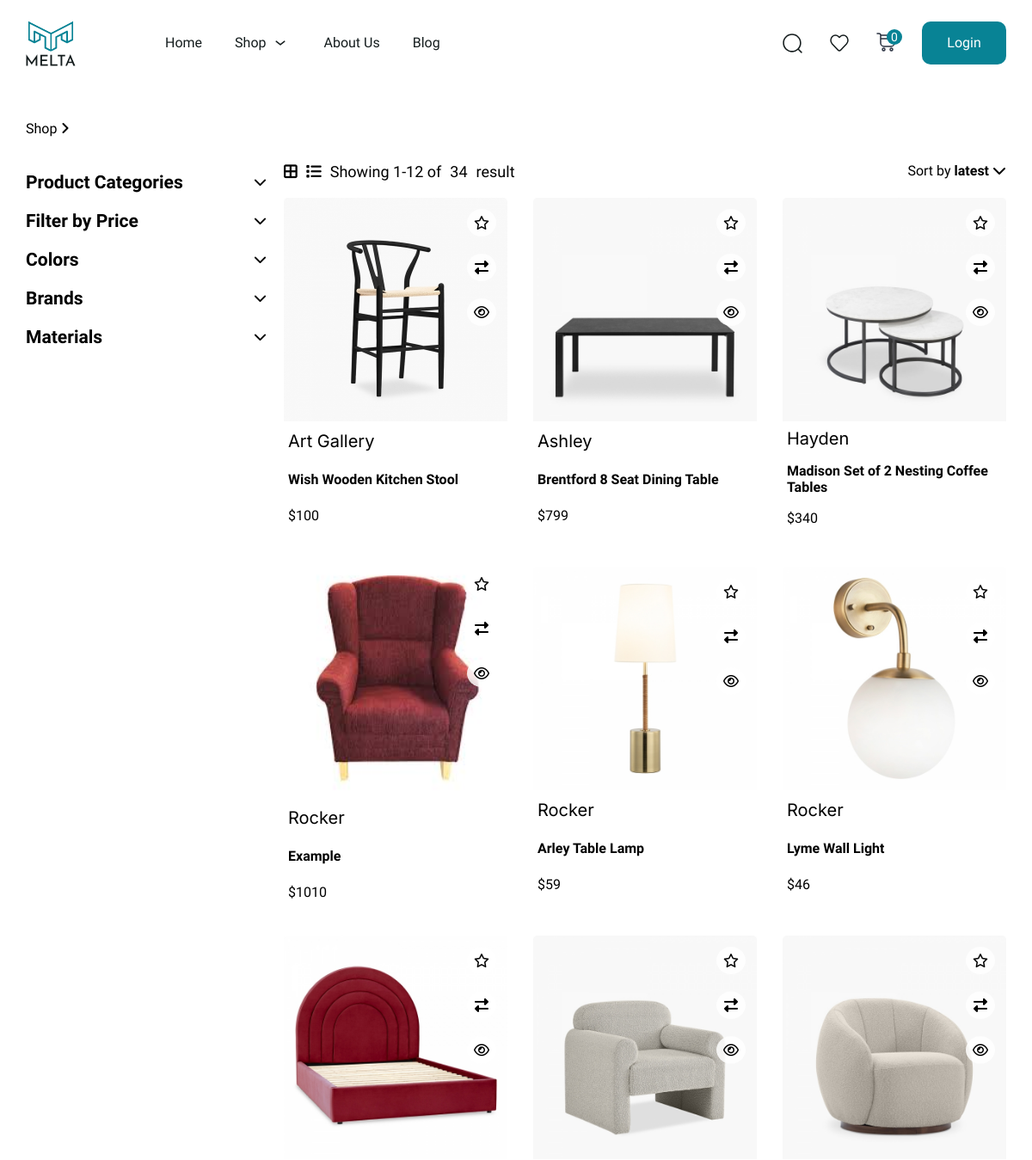
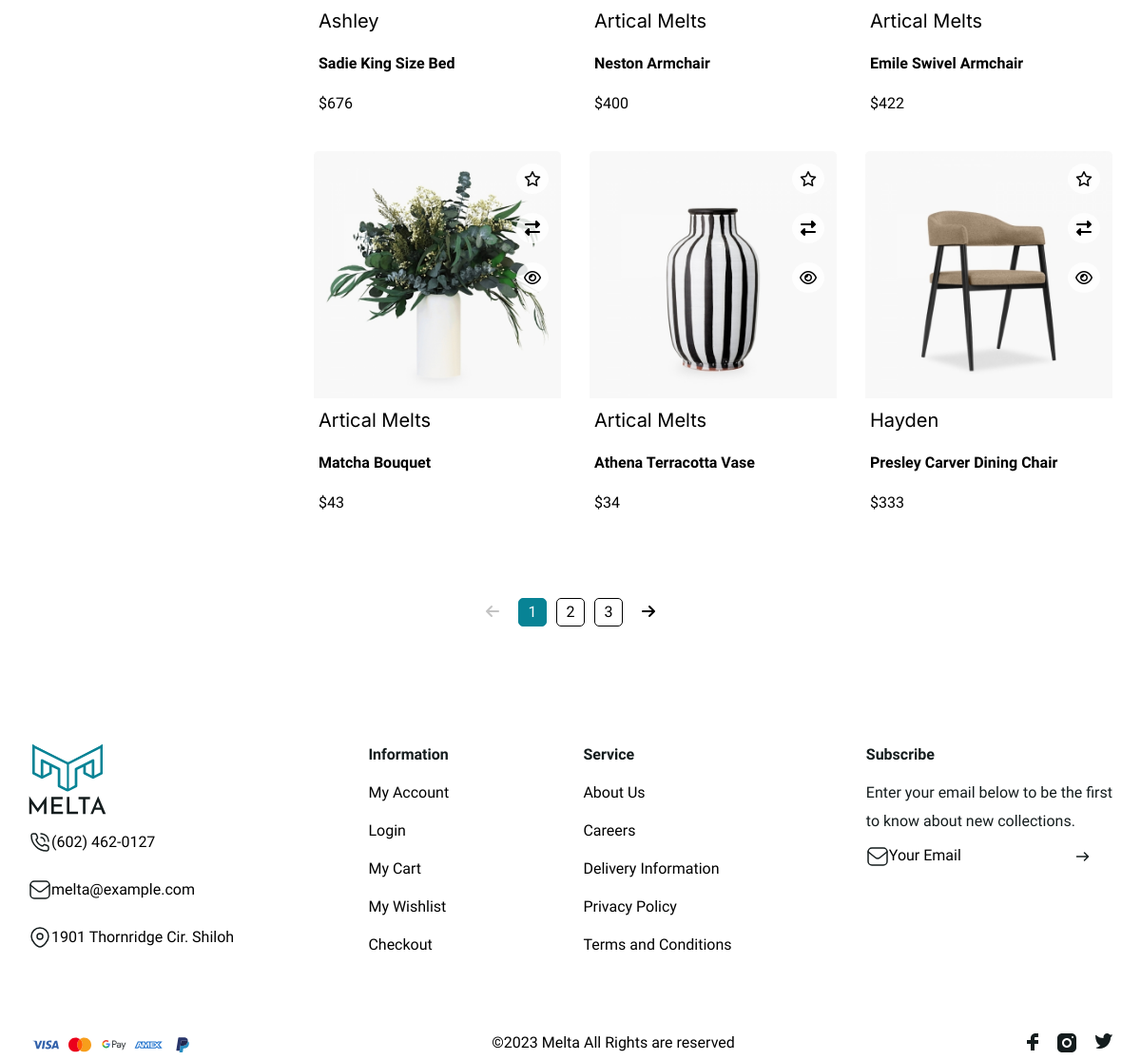
Screenshot of /products/ with the database file from the repository (2 pictures, top to bottom).
### home/models.py (models this page shows, shortened)
class ProductImage(models.Model):
    product = models.ForeignKey(Products, related_name='images', on_delete=models.CASCADE)
    images = models.ImageField(upload_to='product_images/')

class Products(models.Model):
    name = models.CharField(max_length=60, blank=True)
    brand = models.ForeignKey(Brand, on_delete=models.CASCADE, related_name='products')
    price = models.BigIntegerField()
    color = models.ForeignKey(Color, on_delete=models.CASCADE, related_name='products')
    category = models.ForeignKey(Products_Categories, on_delete=models.CASCADE, related_name='products')
    descriptions=models.TextField( default=1  )
    weight = models.DecimalField( default=1.1 ,max_digits=5, decimal_places=2)
    width = models.DecimalField(default=1.1,max_digits=5, decimal_places=2)
    height = models.DecimalField(default=1.1,max_digits=5, decimal_places=2)
    depth = models.DecimalField(default=1.1,max_digits=5, decimal_places=2)
    instock = models.BooleanField(default=True)
    material = models.ManyToManyField(ProductMaterials,related_name='products', blank=True)

class Brand(models.Model):
    brand=models.CharField(max_length=40)
    def __str__(self):
        return self.brand

### home/views.py (the view, shortened to what this page needs)
# urls.py: path('products/', products_view,name="products"),
def products_view(request):
    user_order_summary = None
    order = None
    order_count = 0
    if request.user.is_authenticated:
        user_order_summary = UserOrderSummary.objects.get(user=request.user)
        order = Order.objects.filter(customers=request.user, status=False)
        order_count = order.count()
    products_category = Products_Categories.objects.annotate( items_count = Count('products') ).order_by('name')
    brands = Brand.objects.annotate( items_count = Count('products') ).order_by('brand')
    colors = Color.objects.annotate( items_count = Count('products') ).order_by('clName')
    materials = ProductMaterials.objects.annotate( items_count = Count('products') ).order_by('material')
    products = Products.objects.all().annotate(average_rating=Avg('comments__rating'))
    products_count= len(Products.objects.all())
    filter_category = request.GET.getlist('category',[])
    filter_brand = request.GET.getlist('brand',[])
    filter_color = request.GET.getlist('color',[])
    filter_price_min = request.GET.get('range-min',0)
    filter_price_max = request.GET.get('range-max',7500)
    search = request.GET.get('search','')
    filter_sorter = request.GET.get('sorter','')
    filter_materials = request.GET.getlist('materials',[])
    filter_upload_img = None
    if request.method == 'POST':
        if 'upload_img' in request.FILES:
            filter_upload_img = request.FILES['upload_img']
            if filter_upload_img:
                products = find_similar_products(filter_upload_img, products)
    if filter_category or filter_brand or filter_color or filter_price_min or filter_price_max or search or filter_sorter or filter_materials:
        if filter_category:
            products = products.filter(category__in=filter_category)
        if filter_brand:
            products = products.filter(brand__in=filter_brand)
        if filter_color:
            products = products.filter(color__in=filter_color)
        if filter_price_min and filter_price_max:
            products = products.filter(price__gte=filter_price_min, price__lte=filter_price_max)
        if filter_materials:
            products = products.filter(material__in=filter_materials)
        if search:
            products = products.filter(
            Q(brand__brand__icontains=search) | Q(color__clName__icontains=search) | Q(category__name__icontains=search) | Q(name__icontains=search))
    params = request.GET.copy()
    if 'page' in params:
        params.pop('page')
    paginator = Paginator(products, 12)
    page_number = request.GET.get("page")
    page_obj = paginator.get_page(page_number)
    context={'user_order_summary':user_order_summary,'products_count':products_count,'order':order,'order_count':order_count,'products_category':products_category,'brands':brands,"colors":colors,'materials':materials,'products':page_obj,'filter_price_min':filter_price_min,'filter_price_max':filter_price_max,'filter_category':filter_category,'filter_brand':filter_brand,'filter_color':filter_color,'filter_materials':filter_materials,'search':search,'filter_sorter':filter_sorter,'filter_upload_img':filter_upload_img,'params':params}
    return render(request,'products.html',context)

### home/models.py (called while the page is built)
    def __str__(self):
        return self.name

    def __str__(self) :
        return self.material

### templates/products.html (shortened to what this page needs)
{% extends 'base.html' %}
{% block body %}
    <div class="shown_products">
        <span class='shown_shop'>Shop <i class="fa-solid fa-angle-right"></i></span>
        <span class="searched_values">
        </span>
    </div>
<div class="products_body">
    <div  class="products_filter">
        <ul id="products_filter">
            <li id="pro_li">
                <h3>Product Categories<i class="fa-solid fa-chevron-down"></i></h3>
            </li>
            <li class="price_li"><h3>Filter by Price<i class="fa-solid fa-chevron-down"></i></h3>
            </li>
            <li>
                <h3>Colors<i class="fa-solid fa-chevron-down"></i></h3>
            </li>
            <li>
                <h3>Brands<i class="fa-solid fa-chevron-down"></i></h3>
            </li>
            <li id="pro_li">
                <h3>Materials<i class="fa-solid fa-chevron-down"></i></h3>
            </li>
        </ul>
    </div>
    <div class="products">
        <div class="products_head">
            <div class="view_display">
                <a title="big" href=""><i onclick="applyBigBorderView()" id="big-border" class="fa-solid fa-border-all"></i></a>
                <a title="big" href=""><i onclick="applySmallBorderView()" id="small-border" class="fa-solid fa-list"></i></a>
                Showing 1-12 of <span id="products_length">{{products_count}}</span> result
             </div>
            <div class="products_latest" id="latest">
                Sort by
                <b>
                    {% if filter_sorter %}
                        {{filter_sorter}}
                    {% else %}
                    latest
                    {% endif %}
                </b>
                <i class="fa-solid fa-chevron-down"></i>
            </div>
        </div>
        <div id="products_detail" class="products_detail">
            {% if products %}
            {% for product in products %}
            <div class="product" >
                    <div class="pro_image">
                        <div>
                            <a href="{% url 'products-details' product.id %}">
                                <div class="pro_img_slider">
                                    {% for img in product.images.all  %}
                                    <img  src="{{ img.images.url }}" alt=""  id="product_image_{{ product.id }}">
                                    {% endfor %}
                                </div>
                            </a>
                        </div>
                        <div class="img_icons">
                            <i class="fa-regular fa-star product_icon_home"></i>
                            <i onmouseenter="pro_img_slider(event)" onmouseleave="pro_img_slider_stop(event)" class="fa-solid fa-right-left product_icon_home"></i>
                            <i  class="fa-regular fa-eye product_icon_home" onclick="toggleFullscreen(event,'product_image_{{ product.id }}')"></i>
                        </div>
                    </div>
                <div class="pro_about">
                    <div class="pro_brand">{{product.brand}}</div>
                    <div class="pro_name">{{product.name}}</div>
                    <div class="pro_price">${{product.price}} </div>
            </div>
            </div>
            {% endfor %}
            {% else %}
            <p style="color:grey;text-align:center;width:100%;height:100%;margin-top:50px;">The item you are looking for is not available</p>
            {% endif %}
        </div>
    </div>
</div>
<div class="products_sorting">
    <div>
            {% if products.has_previous %}
            <a href="?page={{ products.previous_page_number }}&{{ params.urlencode }}"><i class="fa-solid fa-arrow-left"></i></a>
            {% else %}
            <i  style="color: rgb(195, 195, 195);cursor:auto" class="fa-solid fa-arrow-left"></i>
            {% endif %}
    </div>
    <div>
        <ul>
            {% for num in products.paginator.page_range %}
                    {% if products.number == num %}
                        <li class="click_page">{{ num }}</li>
                    {% else %}
                        <li style='text-align:center;' ><a style='width:100%;' href="?page={{ num }}&{{ params.urlencode }}">{{ num }}</a></li>
                    {% endif %}
            {% endfor %}
        </ul>
    </div>
    <div>
            {% if products.has_next %}
                <a href="?page={{ products.next_page_number }}&{{ params.urlencode }}"><i class="fa-solid fa-arrow-right"></i></a>
            {% else %}
                <i  style="color: rgb(195, 195, 195);cursor:auto" class="fa-solid fa-arrow-right"></i>
            {% endif %}
    </div>
</div>
{% endblock body %}

### static/product.css (style rules this page uses)
* { margin: 0; padding: 0; box-sizing: border-box; border: none; text-decoration: none; list-style: none; font-family: "Epilogue", sans-serif; user-select: none; scroll-behavior: smooth; }
i { cursor: pointer; }
a { color: black; }
.shown_products { width: 100%; display: flex; }
.shown_shop { width:20%; }
.searched_values { text-align:center; width:80%; display:flex; flex-wrap:wrap; gap:5px; justify-content: center; }
.products_body { display: flex; gap: 20px; width: 100%; padding: 10px 0px; }
.products_filter ul li { font-size: 18px; }
.products_filter { width: calc(25% - 20px * 0.25); padding-bottom: 10px; position: relative; }
.products_filter ul li { margin: 10px 0px; width: 100%; position: relative; user-select: none; cursor: pointer; }
.products_filter ul li h3 { display: flex; align-items: center; }
.products_filter ul li i { right: 0px; position: absolute; font-size: 15px; }
.products_sorting { display: flex; justify-content: center; align-items: center; gap: 20px; width: 100%; }
.products_sorting ul { display: flex; gap: 10px; }
.products_sorting ul li { border: 1px solid black; display: flex; align-items: center; justify-content: center; width: 30px; height: 30px; border-radius: 5px; position: relative; overflow: hidden; }
.products_sorting ul li::before { content: ''; display: none; background-color: #088395; position: absolute; top: 0px; left: 0px; width: 100%; height: 100%; z-index: -1; }
.click_page { background-color:#088395; color: white; border: 1px solid #088395 !important; }
.products { display: flex; flex-direction: column; gap: 20px; width: calc(75% - 20px * 0.75); padding-bottom: 50px; }
.products_head { display: flex; width: 100%; justify-content: space-between; }
.view_display { display: flex; gap: 10px; align-items: center; font-size: 18px; }
.view_display i { cursor: pointer; }
.products_latest { position: relative; cursor: pointer; user-select: none; z-index: 2; }
.products_detail { display: flex; flex-wrap: wrap; align-items: center; gap: 30px; }
.product { width: calc((100% - (30px * (3 - 1))) / 3); position: relative; border-radius: 5px; overflow: hidden; font-family: "Inter", sans-serif; user-select: none; transition: 0.5s box-shodow ,0.5s background-color,0.5s transform ; }
.pro_image { width: 100%; height: 100%; position: relative; text-align: center; }
.pro_img_slider { display: flex; overflow-x: hidden; }
.pro_image img { object-fit: contain; width:100%; height: 100%; max-width: 500px; max-height: 500px; }
.img_icons { display: flex; flex-direction: column; gap: 20px; position: absolute; right: 10px; top: 10px; }
.img_icons i { background-color: rgba(255, 255, 255, 0.838); border-radius: 50%; position: relative; padding: 8px; cursor: pointer; }
.pro_brand { font-size: 20px; font-family: "Inter", sans-serif }
.pro_name { font-size: 16px; font-weight: bolder; }
.pro_about { display: flex; flex-direction: column; justify-content: space-around; height: 130px; padding: 0px 5px; }

### static/style.css (style rules this page uses)
* { margin: 0; padding: 0; box-sizing: border-box; text-decoration: none; list-style: none; border: none; }
body { background: var(--White-500, #fff); font-family: "Epilogue", sans-serif; }
.product_icon_home { padding: 20px; top: 3px; right: 3px; border-radius: 100px; background: var(--White-500, #fff); }

### rows the page displays
Products: brand "Art Gallery", name "Wish Wooden Kitchen Stool", price "100"
ProductImage: images (picture)
Products: brand "Ashley", name "Brentford 8 Seat Dining Table", price "799"
ProductImage: images (picture)
Products: brand "Hayden", name "Madison Set of 2 Nesting Coffee Tables", price "340"
ProductImage: images (picture)
Products: brand "Rocker", name "Example", price "1010"
ProductImage: images (picture)
Products: brand "Rocker", name "Arley Table Lamp", price "59"
ProductImage: images (picture)
Products: brand "Rocker", name "Lyme Wall Light", price "46"
ProductImage: images (picture)
Products: brand "Ashley", name "Sadie King Size Bed", price "676"
ProductImage: images (picture)
Products: brand "Artical Melts", name "Neston Armchair", price "400"
ProductImage: images (picture)
Products: brand "Artical Melts", name "Emile Swivel Armchair", price "422"
ProductImage: images (picture)
Products: brand "Artical Melts", name "Matcha Bouquet", price "43"
ProductImage: images (picture)
Products: brand "Artical Melts", name "Athena Terracotta Vase", price "34"
ProductImage: images (picture)
Products: brand "Hayden", name "Presley Carver Dining Chair", price "333"
ProductImage: images (picture)

### other values shown
{{ order_count }} "0"
{{ products_count }} "34"
{{ num }} "1"
{{ num }} "2" "3"
